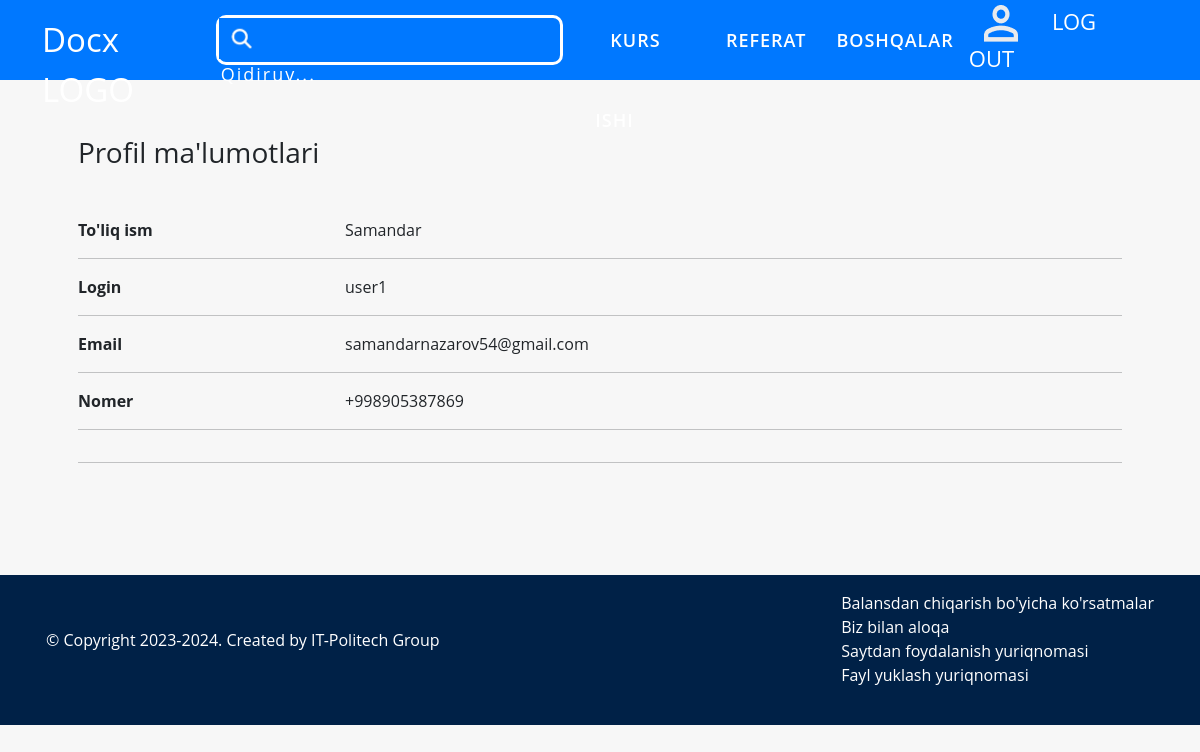
The page /users/profile/user1 (signed in) on the database its author committed.
### products/models.py (models this page shows, shortened)
class Category(models.Model):
    name = models.CharField( max_length=150)
    class Meta:
        verbose_name = "category"
        verbose_name_plural = "categorys"

### users/models.py (models this page shows)
class CustomUser(AbstractUser):
    username = models.CharField(max_length=150, unique=True)
    phone_number = models.CharField(max_length=15)
    def __str__(self) -> str:
        return self.username

### users/views.py (the view)
# urls.py: path('profile/<str:username>',ProfileView.as_view(), name='profile'),
class ProfileView(View):
    def get(self,request, username):
        user = get_object_or_404(CustomUser,username=username)
        return render(request, 'profile.html',{'customuser':user})

### myapp/views.py (called while the page is built)
def for_all_pages(request):
    category = Category.objects.all()
    science = CategoryScience.objects.all()
    return {"category":category, "science":science}

### templates/profile.html (shortened to what this page needs)
{% extends "base.html" %}
{% load static %}
{% block content %}
<div class="container p-5 mb-5">
    <h3 class='mt-2 mb-5'>Profil ma'lumotlari</h3>
    <div class="row mt-5">
        <div class="col-sm-3"><strong>To'liq ism</strong></div>
        <div class="col-sm-9">{{ customuser.first_name }}</div>
    </div>
    <hr>
    <div class="row">
        <div class="col-sm-3"><strong>Login</strong></div>
        <div class="col-sm-9">{{ customuser.username }}</div>
    </div>
    <hr>
    <div class="row">
        <div class="col-sm-3"><strong>Email</strong></div>
        <div class="col-sm-9"> {{ customuser.email }} </div>
    </div>
    <hr>
    <div class="row">
        <div class="col-sm-3"><strong>Nomer</strong></div>
        <div class="col-sm-9"> {{ customuser.phone_number }} </div>
    </div>
    <hr>
    <hr>
</div>
{% endblock content %}

### templates/base.html (shortened to what this page needs)
{% load static %}
<!DOCTYPE html>
<html lang="en">
<head>
    <link rel="stylesheet" href="{% static "css/bootstrap.css" %}">
    <link rel="stylesheet" href="{% static "css/main.css" %}">
</head>
<body>
    <div>
        <nav class="navbar-top">
            <div class="container">
                <div class="navbar-box-top">
                    <a href='{% url "main:index" %}' class="link-h2">Docx LOGO</a>
                    <div class="cont-nav-center-box">
                        <form method="GET" class="search-input">
                            <button type='submit'><img src="{% static 'img/Remove-bg.ai_1721827232078.png' %}"></button>
                            <input type="text" name="q" placeholder="Qidiruv...">
                        </form>
                    </div>
                    <div class="navbar-box-bottom">
                        <ul>
                            {% for i in category %}
                                {% if forloop.counter <= 2 %}
                                    <li><a href="{% url 'main:categoryFilter' i.pk %}">{{ i.name }}</a></li>
                                {% endif %}
                            {% endfor %}
                            <li class="vse"><a href="#">Boshqalar</a>
                            </li>
                        </ul>
                    </div>
                    <div class='profile-nav'>
                        {% if request.user.is_authenticated %}
                            <a href="{% url "users:profile" request.user  %}"><img src="{% static 'img/user.png' %}"></a>
                            <a href="{% url "logout" %}">LOG OUT</a>
                        {% else %}
                            <a href="{% url "login" %}">LOG IN</a>
                        {% endif %}
                    </div>
                </div>
            </div>
        </nav>
    </div>
    <div>{% block content %}{% endblock content %}</div>
    <div>
        <footer>
            <div class="container p-3 d-flex justify-content-between">
                <div class="left">
                    <h6>&copy; Copyright 2023-2024. Created by IT-Politech Group</h6>
                </div>
                <div class="right">
                    <ul>
                        <li><a href="#">Balansdan chiqarish bo'yicha ko'rsatmalar</a></li>
                        <li><a href="#">Biz bilan aloqa</a></li>
                        <li><a href="#">Saytdan foydalanish yuriqnomasi</a></li>
                        <li><a href="#">Fayl yuklash yuriqnomasi</a></li>
                    </ul>
                </div>
            </div>
        </footer>
    </div>
</body>
</html>

### static/css/main.css (style rules this page uses)
* { margin: 0; padding: 0; box-sizing: border-box; font-family: 'Open Sans', sans-serif; }
body { background-color: #f7f7f7; display: flex; flex-direction: column; justify-content: space-between; }
.navbar-top { background: #0078ff; }
.navbar-box-top { width: 100%; height: 80px; display: flex; justify-content: space-between; align-items: center; }
.navbar-box-top .link-h2 { font-size: 33px; width: auto; border: none; align-content: center; color: #fff; text-decoration: none; letter-spacing: 0; margin: 0; }
.navbar-box-top a { font-weight: 500; align-content: center; height: 50px; text-decoration: none; color: #fff; }
.profile-nav a { font-size: 22px; padding: 0 15px; }
.navbar-box-bottom { display: flex; justify-content: space-between; height: 80px; }
.navbar-box-bottom ul { display: flex; justify-content: space-between; list-style-type: none; }
.navbar-box-bottom ul li a { text-decoration: none; line-height: 80px; color: #fff; transition: all .2s; font-size: 18px; font-weight: 600; letter-spacing: 1px; padding: 35px 15px; text-transform: uppercase; }
.cont-nav-center-box { display: flex; justify-content: center; align-items: center; }
.search-input { align-content: center; width: auto; height: 50px; border: 3px solid #fff; border-radius: 10px; }
.search-input input { outline: none; border: none; background: none; padding: 5px; letter-spacing: 2px; padding: 2px; width: 300px; font-size: 18px; color: #FFF; }
.search-input input::placeholder { color: #fff; margin-left: 5px; }
.search-input button { background: #0078ff; border: none; color: #fff !important; }
.search-input button img { width: 45px; }
footer { background: #002147 none repeat scroll 0 0; height: 150px; }
.left h6 { color: #fff; margin-top: 40px; }
.right ul { list-style: none; }
.right ul li a { text-decoration: none; color: #fff; }

### rows shown on the page
Category: name "KURS ISHI"
Category: name "REFERAT"
CustomUser: first_name "Samandar", username "user1", email "samandarnazarov54@gmail.com", phone_number "+998905387869"
